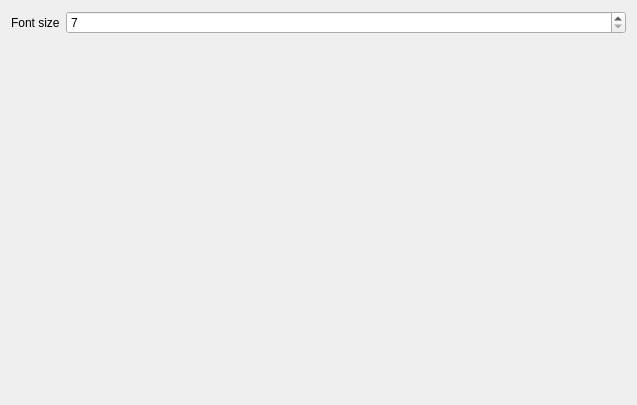
<?xml version="1.0" encoding="UTF-8"?>
<ui version="4.0">
 <class>PreferencesWindow</class>
 <widget class="QWidget" name="PreferencesWindow">
  <property name="geometry">
   <rect>
    <x>0</x>
    <y>0</y>
    <width>637</width>
    <height>405</height>
   </rect>
  </property>
  <property name="windowTitle">
   <string>Preferences</string>
  </property>
  <layout class="QHBoxLayout" name="horizontalLayout">
   <item>
    <layout class="QFormLayout" name="formLayout">
     <item row="0" column="0">
      <widget class="QLabel" name="fontSizeLabel">
       <property name="text">
        <string>Font size</string>
       </property>
      </widget>
     </item>
     <item row="0" column="1">
      <widget class="QSpinBox" name="fontSizeSpinBox">
       <property name="minimum">
        <number>7</number>
       </property>
       <property name="maximum">
        <number>20</number>
       </property>
      </widget>
     </item>
    </layout>
   </item>
  </layout>
 </widget>
 <resources/>
 <connections/>
</ui>
